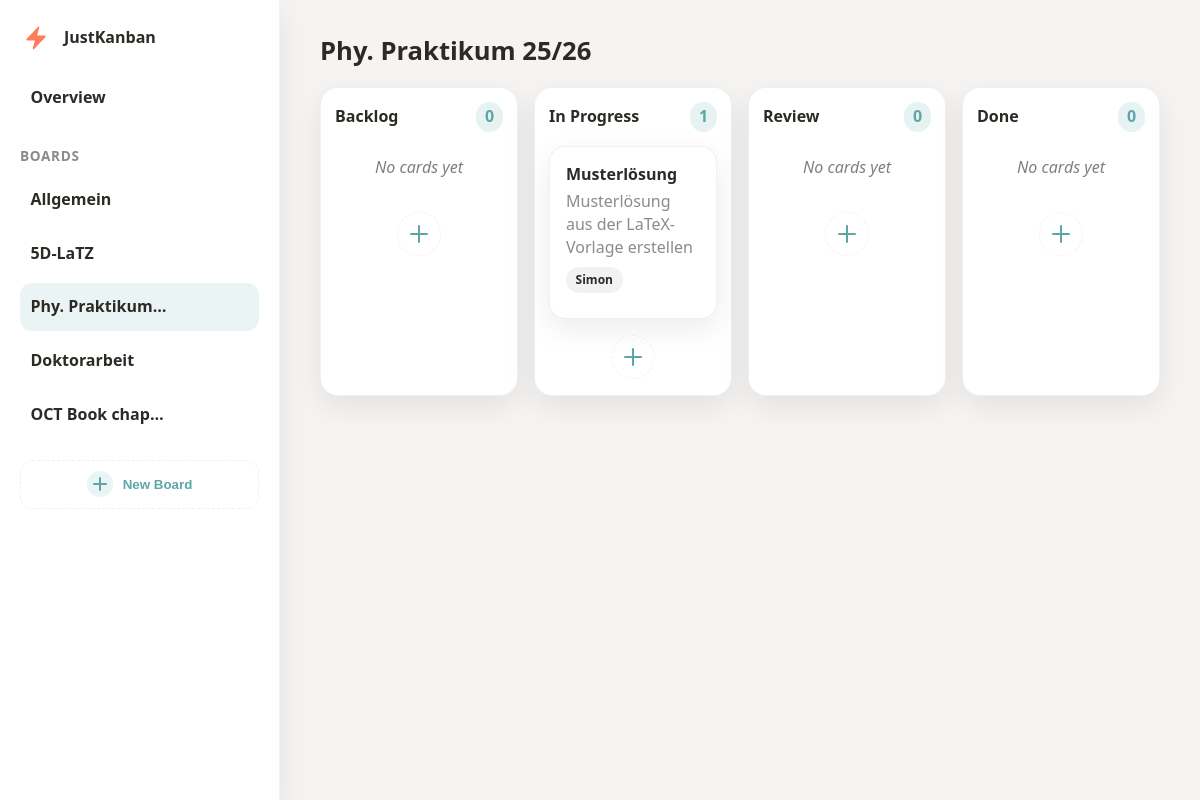
Screenshot of /boards/10/ with the database file from the repository.
### board/models.py (models this page shows, shortened)
class Board(models.Model):
    name = models.CharField(max_length=150, unique=True)
    created_at = models.DateTimeField(auto_now_add=True)
    class Meta:
        ordering = ["created_at", "id"]

class Column(models.Model):
    board = models.ForeignKey(Board, on_delete=models.CASCADE, related_name="columns")
    name = models.CharField(max_length=100)
    order = models.PositiveIntegerField(default=0)
    class Meta:
        ordering = ["order"]

class Card(models.Model):
    PRIORITY_LOW = "low"
    PRIORITY_MEDIUM = "medium"
    PRIORITY_HIGH = "high"
    PRIORITY_CHOICES = [
        (PRIORITY_LOW, "Low"),
        (PRIORITY_MEDIUM, "Medium"),
        (PRIORITY_HIGH, "High"),
    ]
    title = models.CharField(max_length=200)
    description = models.TextField(blank=True)
    priority = models.CharField(
        max_length=10, choices=PRIORITY_CHOICES, blank=True, null=True
    )
    due_date = models.DateField(blank=True, null=True)
    assignee = models.CharField(max_length=100, blank=True)
    column = models.ForeignKey(Column, on_delete=models.CASCADE, related_name="cards")
    order = models.PositiveIntegerField(default=0)
    created_at = models.DateTimeField(auto_now_add=True)
    class Meta:
        ordering = ["order", "created_at"]

### board/views.py (the view)
# urls.py: path("boards/", views.board_view, name="board"),
def board_view(request, board_id=None):
    default_board = _ensure_default_board()
    boards = list(Board.objects.order_by("created_at", "id"))
    active_board = None
    requested_id = board_id
    if requested_id is None:
        requested_id = request.GET.get("board")
    if requested_id is not None:
        try:
            requested_id = int(requested_id)
        except (TypeError, ValueError):
            requested_id = None
    if requested_id is not None:
        active_board = next((board for board in boards if board.id == requested_id), None)
    if active_board is None:
        active_board = default_board
    columns = (
        active_board.columns.prefetch_related("cards").all()
        if active_board
        else Column.objects.none()
    )
    return render(
        request,
        "board/board.html",
        {
            "boards": boards,
            "active_board": active_board,
            "columns": columns,
            "active_page": "board",
        },
    )

### board/views.py (called while the page is built)
def _ensure_default_board() -> Board:
    board = Board.objects.order_by("created_at", "id").first()
    if board:
        return board
    with transaction.atomic():
        board = Board.objects.create(name="Mein Board")
        _create_default_columns(board)
    return board

### board/templates/board/board.html (shortened to what this page needs)
{% extends "board/base.html" %}
{% block content %}
<div class="board-screen">
  {% if active_board %}
    <h1 class="board-screen__title">{{ active_board.name }}</h1>
  {% endif %}
  <div class="board">
  {% for col in columns %}
    <section class="column" data-column-id="{{ col.id }}" data-column-slug="{{ col.name|slugify }}">
      <header class="column__header">
        <h2>{{ col.name }}</h2>
        <span class="pill">{{ col.cards.count }}</span>
      </header>
      <ul class="cardlist" data-column-id="{{ col.id }}">
        {% for card in col.cards.all %}
          <li
            class="card{% if col.name|slugify == 'done' %} card--done{% endif %}"
            draggable="true"
            data-card-id="{{ card.pk }}"
            data-card-column="{{ col.id }}"
            data-move-url="{% url 'card_move' card.pk %}"
          >
            <div class="card__title">{{ card.title }}</div>
            {% if card.description %}<p class="card__desc">{{ card.description }}</p>{% endif %}
            {% if card.priority or card.assignee or card.due_date %}
              <div class="card__meta">
                {% if card.assignee %}
                  <span class="card__badge card__badge--assignee">
                    {{ card.assignee }}
                  </span>
                {% endif %}
              </div>
            {% endif %}
          </li>
        {% empty %}
          <li class="empty">No cards yet</li>
        {% endfor %}
      </ul>
      <button
        type="button"
        class="icon-btn addcard-trigger"
        data-addcard-for="{{ col.id }}"
        aria-label="Add card to {{ col.name }}"
      >
      </button>
    </section>
  {% endfor %}
</div>
</div>
{% endblock %}

### board/templates/board/base.html (shortened to what this page needs)
{% load static %}
<!doctype html>
<html lang="en">
<head>
  <link rel="stylesheet" href="{% static 'board/styles.css' %}">
</head>
<body>
  <div class="app-shell" data-app-shell>
    <aside class="sidebar" data-sidebar>
      <div class="sidebar__header">
        <div class="sidebar__brand">
          <div class="logo" aria-hidden="true">
            <svg viewBox="0 0 24 24" role="presentation">
              <path
                fill="var(--accent)"
                stroke="var(--accent)"
                stroke-width="1.5"
                stroke-linecap="round"
                stroke-linejoin="round"
                d="m3.75 13.5 10.5-11.25L12 10.5h8.25L9.75 21.75 12 13.5H3.75Z"
              />
            </svg>
          </div>
          <span class="sidebar__title">JustKanban</span>
        </div>
      </div>
      <div class="sidebar__section">
        <nav class="sidebar__nav">
          <a
            class="sidebar__nav-link{% if active_page == 'overview' %} is-active{% endif %}"
            href="{% url 'overview' %}"
          >Overview</a>
        </nav>
      </div>
      <div class="sidebar__section sidebar__boards">
        <h2 class="sidebar__heading">Boards</h2>
        <ul class="sidebar__list">
          {% for board in boards %}
            <li class="sidebar__item{% if active_page == 'board' and active_board and board.id == active_board.id %} is-active{% endif %}" data-board-item>
              <a
                class="sidebar__link"
                href="{% url 'board_detail' board.id %}"
                {% if active_page == 'board' and active_board and board.id == active_board.id %}aria-current="page"{% endif %}
              >{{ board.name }}</a>
            </li>
          {% empty %}
            <li class="sidebar__empty">Noch keine Boards</li>
          {% endfor %}
        </ul>
        <button type="button" class="sidebar__create-btn sidebar__create-btn--inline" data-board-create>
          <span class="sidebar__create-icon" aria-hidden="true"></span>
          <span>New Board</span>
        </button>
      </div>
      <div
        class="sidebar__resizer"
        data-sidebar-resizer
        role="separator"
        aria-orientation="vertical"
        aria-label="Sidebar Breite anpassen"
        aria-valuemin="200"
        aria-valuemax="420"
        aria-valuenow="280"
      ></div>
    </aside>
    <div class="app-shell__body">
      <main class="container">
        {% block content %}{% endblock %}
      </main>
    </div>
  </div>
</body>
</html>

### rows the page displays
Board: name "Allgemein"
Board: name "5D-LaTZ"
Board: name "Phy. Praktikum…", name "Phy. Praktikum 25/26"
Board: name "Doktorarbeit"
Board: name "OCT Book chap…"
Column: name "Backlog", cards.count "0"
Column: name "In Progress", cards.count "1"
Card: title "Musterlösung", description "Musterlösung aus der LaTeX-Vorlage erstellen", assignee "Simon"
Column: name "Review", cards.count "0"
Column: name "Done", cards.count "0"
